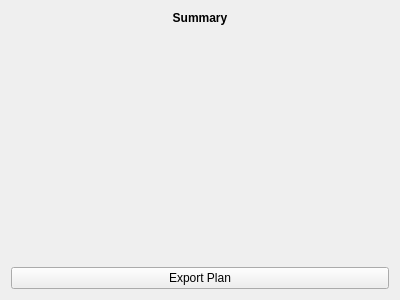
<?xml version="1.0" encoding="UTF-8"?>
<ui version="4.0">
 <class>BuildSummarySection</class>
 <widget class="QWidget" name="BuildSummarySection">
  <property name="geometry">
   <rect>
    <x>0</x>
    <y>0</y>
    <width>400</width>
    <height>300</height>
   </rect>
  </property>
  <property name="windowTitle">
   <string>BuildSummarySection</string>
  </property>
  <layout class="QGridLayout" name="gridLayout" rowstretch="0,1,0">
   <item row="0" column="0">
    <widget class="QLabel" name="label">
     <property name="font">
      <font>
       <weight>75</weight>
       <bold>true</bold>
      </font>
     </property>
     <property name="text">
      <string>Summary</string>
     </property>
     <property name="alignment">
      <set>Qt::AlignHCenter|Qt::AlignTop</set>
     </property>
    </widget>
   </item>
   <item row="1" column="0">
    <layout class="QFormLayout" name="modules"/>
   </item>
   <item row="2" column="0">
    <widget class="QPushButton" name="export_button">
     <property name="text">
      <string>Export Plan</string>
     </property>
    </widget>
   </item>
  </layout>
 </widget>
 <resources/>
 <connections/>
</ui>
